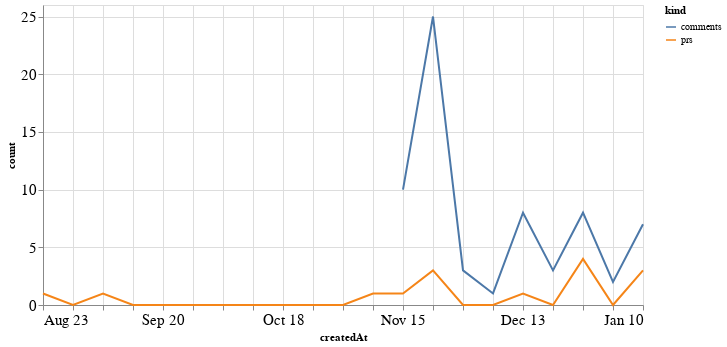

Write notebook code for a chart like this one.
### Code cell
alt.Chart(total_time, width=600).mark_line().encode(
    x='createdAt',
    y='count',
    color='kind'
)

### Figure 1 — Vega-Lite specification as saved in the notebook (floating-point values rounded to 4 significant figures)
{"config": {"axisLeft": {"labelFontSize": 15}, "axisBottom": {"labelFontSize": 15}}, "data": {"name": "data-5a515062e27eec08f281ee83a85d4358"}, "mark": "line", "encoding": {"color": {"type": "nominal", "field": "kind"}, "x": {"type": "temporal", "field": "createdAt"}, "y": {"type": "quantitative", "field": "count"}}, "width": 600, "$schema": "https://vega.github.io/schema/vega-lite/v4.8.1.json", "datasets": {"data-5a515062e27eec08f281ee83a85d4358": [{"createdAt": "2020-08-23T00:00:00", "kind": "prs", "count": 1.0}, {"createdAt": "2020-08-30T00:00:00", "kind": "prs", "count": 0.0}, {"createdAt": "2020-09-06T00:00:00", "kind": "prs", "count": 1.0}, {"createdAt": "2020-09-13T00:00:00", "kind": "prs", "count": 0.0}, {"createdAt": "2020-09-20T00:00:00", "kind": "prs", "count": 0.0}, {"createdAt": "2020-09-27T00:00:00", "kind": "prs", "count": 0.0}, {"createdAt": "2020-10-04T00:00:00", "kind": "prs", "count": 0.0}, {"createdAt": "2020-10-11T00:00:00", "kind": "prs", "count": 0.0}, {"createdAt": "2020-10-18T00:00:00", "kind": "prs", "count": 0.0}, {"createdAt": "2020-10-25T00:00:00", "kind": "prs", "count": 0.0}, {"createdAt": "2020-11-01T00:00:00", "kind": "prs", "count": 0.0}, {"createdAt": "2020-11-08T00:00:00", "kind": "prs", "count": 1.0}, {"createdAt": "2020-11-15T00:00:00", "kind": "prs", "count": 1.0}, {"createdAt": "2020-11-22T00:00:00", "kind": "prs", "count": 3.0}, {"createdAt": "2020-11-29T00:00:00", "kind": "prs", "count": 0.0}, {"createdAt": "2020-12-06T00:00:00", "kind": "prs", "count": 0.0}, {"createdAt": "2020-12-13T00:00:00", "kind": "prs", "count": 1.0}, {"createdAt": "2020-12-20T00:00:00", "kind": "prs", "count": 0.0}, {"createdAt": "2020-12-27T00:00:00", "kind": "prs", "count": 4.0}, {"createdAt": "2021-01-03T00:00:00", "kind": "prs", "count": 0.0}, {"createdAt": "2021-01-10T00:00:00", "kind": "prs", "count": 3.0}, {"createdAt": "2020-08-23T00:00:00", "kind": "comments", "count": null}, {"createdAt": "2020-08-30T00:00:00", "kind": "comments", "count": null}, {"createdAt": "2020-09-06T00:00:00", "kind": "comments", "count": null}, {"createdAt": "2020-09-13T00:00:00", "kind": "comments", "count": null}, {"createdAt": "2020-09-20T00:00:00", "kind": "comments", "count": null}, {"createdAt": "2020-09-27T00:00:00", "kind": "comments", "count": null}, {"createdAt": "2020-10-04T00:00:00", "kind": "comments", "count": null}, {"createdAt": "2020-10-11T00:00:00", "kind": "comments", "count": null}, {"createdAt": "2020-10-18T00:00:00", "kind": "comments", "count": null}, {"createdAt": "2020-10-25T00:00:00", "kind": "comments", "count": null}, {"createdAt": "2020-11-01T00:00:00", "kind": "comments", "count": null}, {"createdAt": "2020-11-08T00:00:00", "kind": "comments", "count": null}, {"createdAt": "2020-11-15T00:00:00", "kind": "comments", "count": 10.0}, {"createdAt": "2020-11-22T00:00:00", "kind": "comments", "count": 25.0}, {"createdAt": "2020-11-29T00:00:00", "kind": "comments", "count": 3.0}, {"createdAt": "2020-12-06T00:00:00", "kind": "comments", "count": 1.0}, {"createdAt": "2020-12-13T00:00:00", "kind": "comments", "count": 8.0}, {"createdAt": "2020-12-20T00:00:00", "kind": "comments", "count": 3.0}, {"createdAt": "2020-12-27T00:00:00", "kind": "comments", "count": 8.0}, {"createdAt": "2021-01-03T00:00:00", "kind": "comments", "count": 2.0}, {"createdAt": "2021-01-10T00:00:00", "kind": "comments", "count": 7.0}]}}
